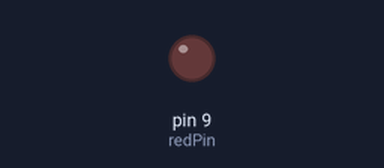
This sketch was run on a simulated Arduino Uno, built with avr-gcc and run on an emulated ATmega328P. On the bench: output pins drawn as LEDs (lit = HIGH).

Above: at 25.6 s.
Timing chart, 0 to 40.0 s (numbered marks = the images above):
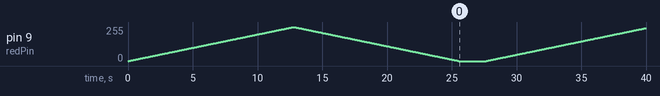

The sketch:

AnalogWriteVariable.ino
```cpp
int redPin = 9;
void setup() {
  // put your setup code here, to run once:
pinMode(redPin, OUTPUT);
}

void loop() {
  // put your main code here, to run repeatedly:
//Low to High Brightness
for (int i=0; i < 256; i++){
  analogWrite(redPin, i);
  delay(50);
}

//High to Low brightness
for (int i=255; i >= 0 ; i--){
  analogWrite(redPin, i);
  delay(50);
}
delay(2000);
}
```
